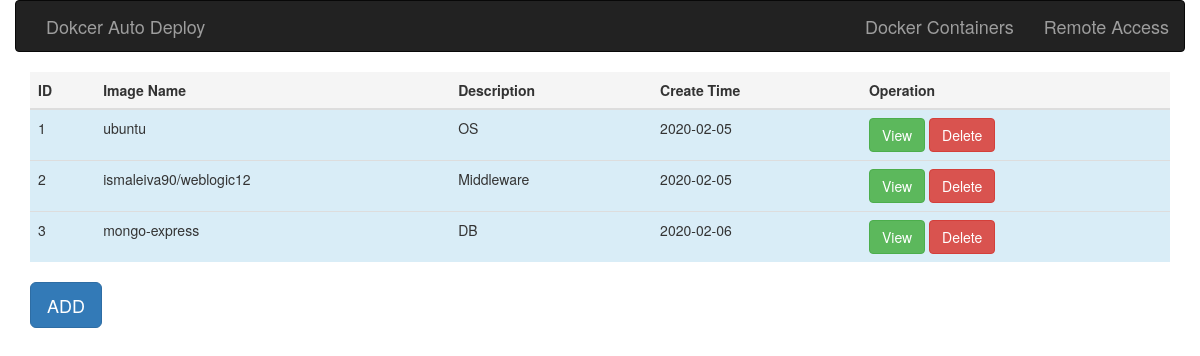
The page / on the database its author committed.
### app.py (models this page shows, shortened)
class Environments(db.Model):
    __tablename__ = 'environments'
    id = db.Column(db.Integer, primary_key=True)
    name = db.Column(db.String(1024), nullable=False)
    description = db.Column(db.String(1024), nullable=False)
    create_time = db.Column(db.Date, default=datetime.date.today())

### app.py (the view, shortened to what this page needs)
@app.route('/', methods=['GET', 'POST'])
def show_environments_list():
    form = EnvironmentsListForm()
    db.create_all()
    if request.method == 'GET':
        envlists = Environments.query.all()
        return render_template('index.html', envlists=envlists, form=form)

### templates/index.html (shortened to what this page needs)
{% extends "base_env.html" %}
{% import "bootstrap/wtf.html" as wtf %}
{% block page_content %}
<table class="table table-hover">
    <thead>
        <th class="active">ID</th>
        <th class="active">Image Name</th>
        <th class="active">Description</th>
        <th class="active">Create Time</th>
        <th class='active'>Operation</th>
    </thead>
    <tbody>
        {% for todo in envlists %}
            <tr class="info">
                <td>{{ loop.index }}</td>
                <td>{{ todo.name }}</td>
                <td>{{ todo.description }}</td>
                <td>{{ todo.create_time }}</td>
                <td>
                    <a href="{{ url_for('show_version_list', env_id=todo.id) }}" class="btn btn-success" role ="button">View</a>
                    <a href="{{ url_for('delete_environments_list', id=todo.id) }}" class="btn btn-danger" role ="button">Delete</a>
                </td>
            </tr>
        {% endfor %}
    </tbody>
</table>
<button type="button" class="btn btn-primary btn-lg" data-toggle="modal" data-target="#myModal"> ADD </button>
{% endblock %}

### rows shown on the page
Environments: name "ubuntu", description "OS", create_time "2020-02-05"
Environments: name "ismaleiva90/weblogic12", description "Middleware", create_time "2020-02-05"
Environments: name "mongo-express", description "DB", create_time "2020-02-06"
